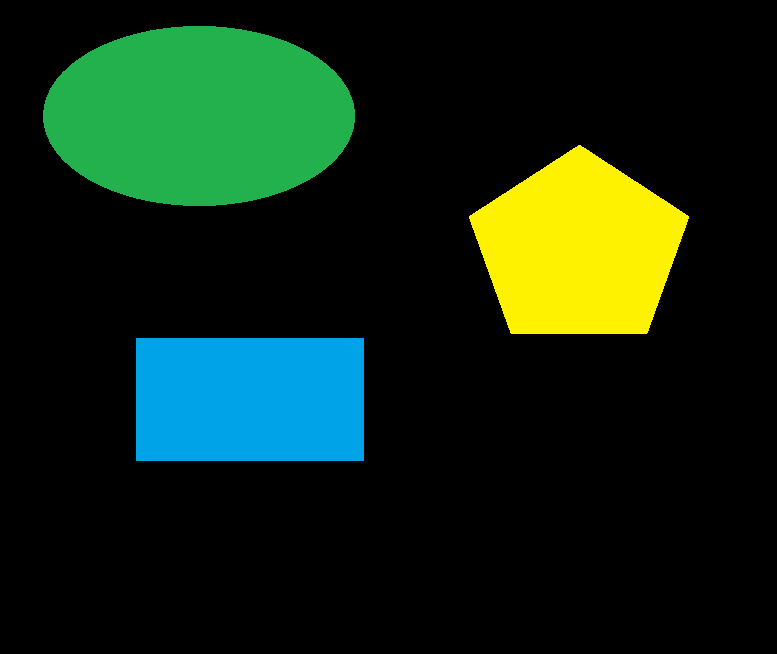
#> input picture Deep-Learning/OpenCv/PyImageSearch-tutorials/Data/Input/Image-1.png, 777 x 654 px
$ python transfer_colors.py --source Data/Input/Image-1.png --target Data/Input/Image-2.png --output out.png
#> lines starting #> are read from the running program, lines starting #| are printed output that depends on the picture; after the words box and inside, x2 and y2 are one past the last pixel; in counts of white or black regions, pixels touching at a corner belong together
import argparse
import cv2
import numpy as np

ap = argparse.ArgumentParser()
ap.add_argument("-s", "--source", required=True, help="Source image from which color needs to be transferred")
ap.add_argument("-t", "--target", required=True, help="Target image on which colors are applied")
ap.add_argument("-o", "--output", required=True, help="Path of output image")
args = vars(ap.parse_args())

def get_lab(bgr_img):
    lab_img = cv2.cvtColor(bgr_img, cv2.COLOR_BGR2LAB).astype("float32")
    # cv2.imshow("Images", np.hstack([bgr_img, lab_img]))
    l, a, b = cv2.split(lab_img)
    # print(l, a, b)
    return l, a, b

def get_lab_mean_std(bgr_img):
    l, a, b = get_lab(bgr_img)

    l_mean = np.mean(l)
    a_mean = np.mean(a)
    b_mean = np.mean(b)

    l_sd = np.std(l)
    a_sd = np.std(a)
    b_sd = np.std(b)

    return (l_mean, l_sd), (a_mean, a_sd), (b_mean, b_sd)

source_img = cv2.imread(args["source"])
#> source_img is the input picture: shape (654, 777, 3); mean B, G, R 19.4, 38.1, 17.5
target_img = cv2.imread(args["target"])
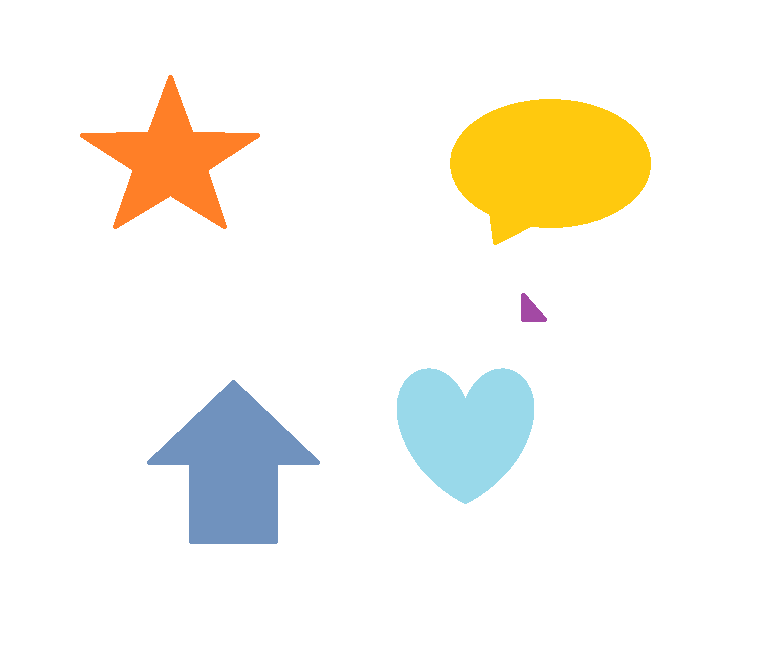
#> input picture Deep-Learning/OpenCv/PyImageSearch-tutorials/Data/Input/Image-2.png, 777 x 654 px
#> target_img is the input picture: shape (654, 777, 3); mean B, G, R 238.1, 245.8, 248.1

(s_l_mean, s_l_sd), (s_a_mean, s_a_sd), (s_b_mean, s_b_sd) = get_lab_mean_std(source_img)
#> in get_lab_mean_std, `l_mean = np.mean(l)`: l_mean = 36.56
#> in get_lab_mean_std, `a_mean = np.mean(a)`: a_mean = 121.6
#> in get_lab_mean_std, `b_mean = np.mean(b)`: b_mean = 134.3
#> in get_lab_mean_std, `l_sd = np.std(l)`: l_sd = 75.01
#> in get_lab_mean_std, `a_sd = np.std(a)`: a_sd = 16.4
#> in get_lab_mean_std, `b_sd = np.std(b)`: b_sd = 26.46
#> s_l_mean = 36.56; s_l_sd = 75.01; s_a_mean = 121.6; s_a_sd = 16.4; s_b_mean = 134.3; s_b_sd = 26.46
(t_l_mean, t_l_sd), (t_a_mean, t_a_sd), (t_b_mean, t_b_sd) = get_lab_mean_std(target_img)
#> in get_lab (call 2), `lab_img = cv2.cvtColor(bgr_img, cv2.COLOR_BGR2LAB).astype("float32")`:
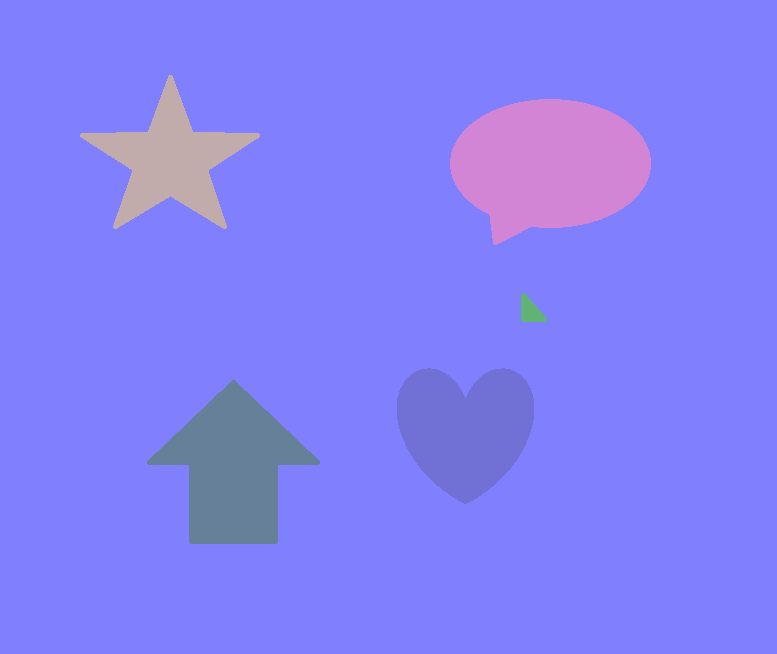
#> lab_img: shape (654, 777, 3) float32; mean B, G, R 247.9, 128.7, 131.5
#> in get_lab (call 2), `l, a, b = cv2.split(lab_img)`:
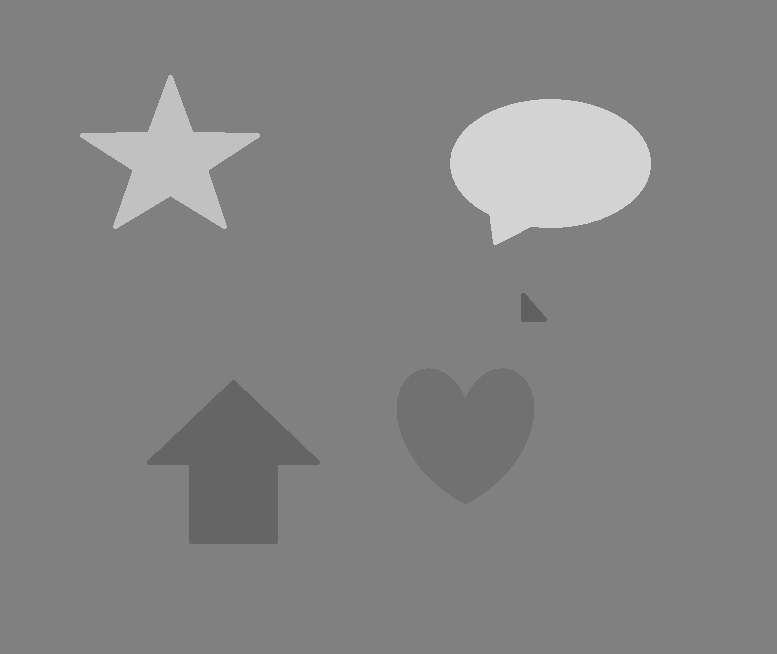
#> b: shape (654, 777) float32; min 96, max 211, mean 131.5
#> t_l_mean = 247.3; t_l_sd = 23.06; t_a_mean = 128.7; t_a_sd = 7; t_b_mean = 131.5; t_b_sd = 19.64

l, a, b = get_lab(target_img)

l -= t_l_mean
a -= t_a_mean
b -= t_b_mean
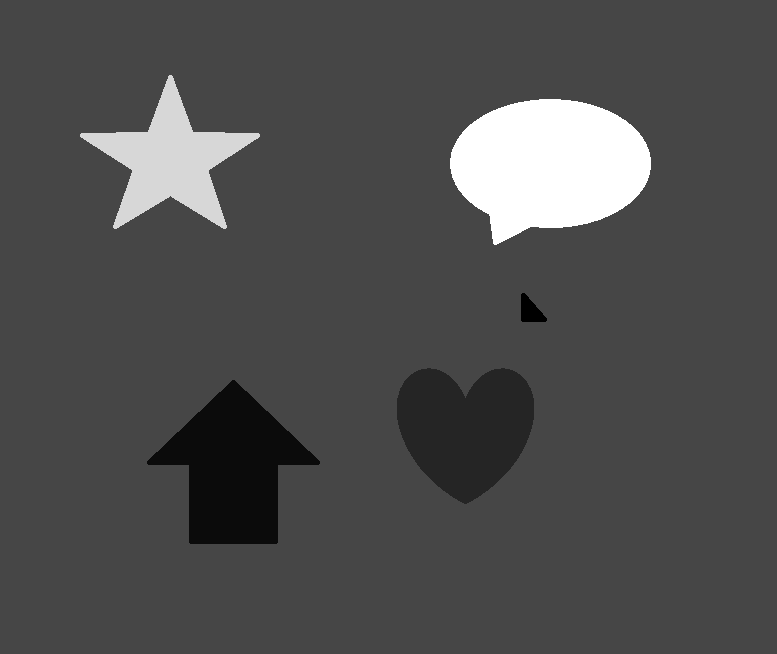
#> b: shape (654, 777) float32; min -35.54, max 79.46, mean 0; drawn with min black and max white

l *= (s_l_sd / t_l_sd)
a *= (s_a_sd / t_a_sd)
b *= (s_b_sd / t_b_sd)

# l *= (t_l_sd / s_l_sd)
# a *= (t_a_sd / s_a_sd)
# b *= (t_b_sd / s_b_sd)

l += s_l_mean
a += s_a_mean
b += s_b_mean

l = np.clip(l, 0, 255)
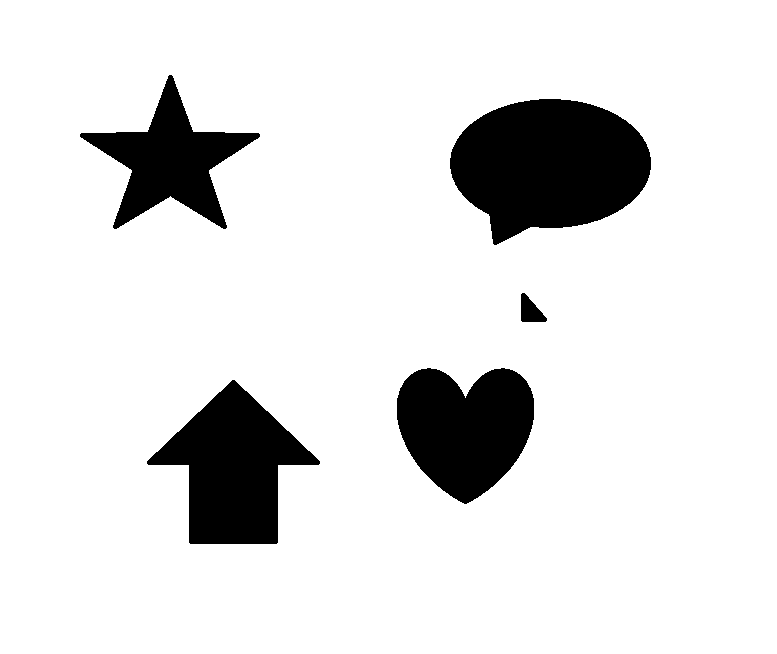
#> l: shape (654, 777) float32; values 0 (black) and 61.61 (white), 88.2% white; 5 black regions, box (x1, y1, x2, y2) and area: (450, 99, 651, 245) 20957, (147, 380, 320, 544) 14758, (397, 368, 534, 504) 13487, (80, 75, 260, 229) 10353, (521, 293, 547, 322) 465
a = np.clip(a, 0, 255)
b = np.clip(b, 0, 255)

target_img_lab = cv2.merge([l, a, b]).astype("uint8")
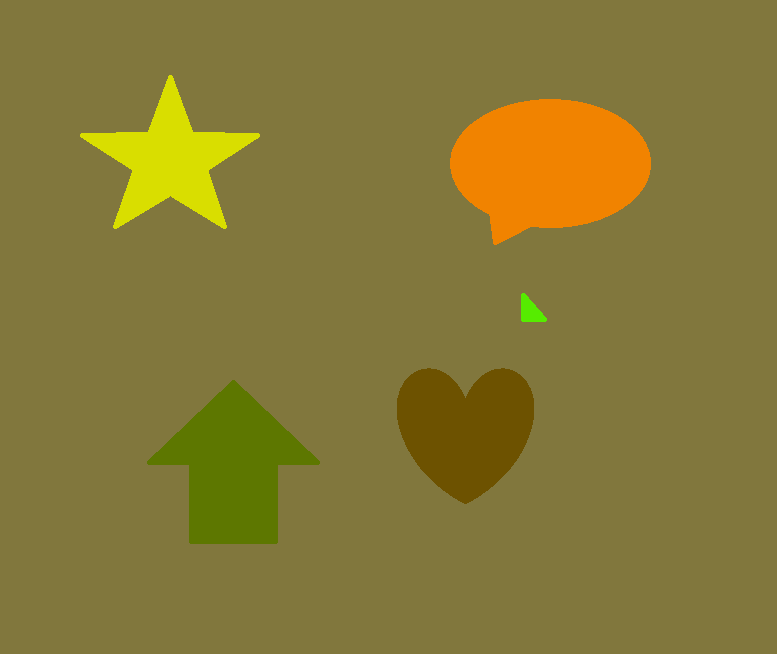
#> target_img_lab: shape (654, 777, 3); mean B, G, R 53.8, 120.7, 133.8
output = cv2.cvtColor(target_img_lab, cv2.COLOR_LAB2BGR)
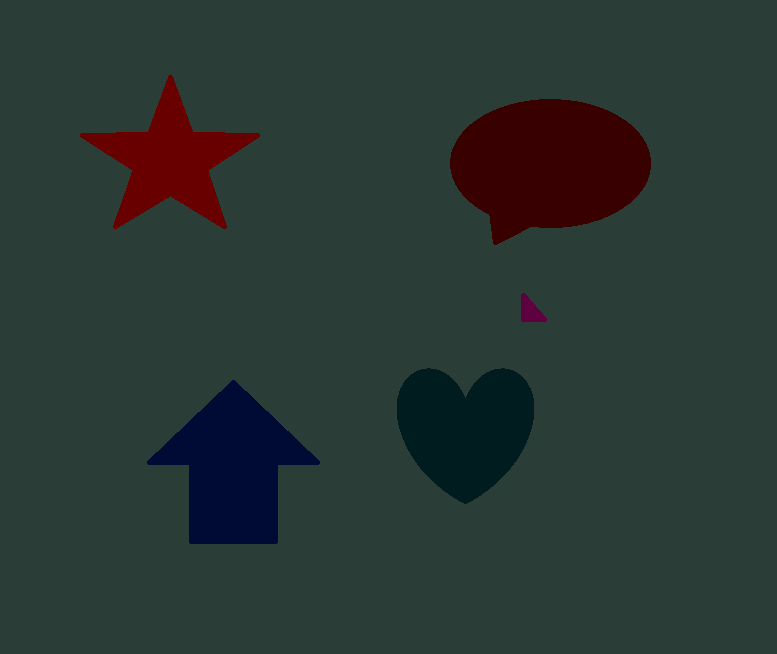
#> output: shape (654, 777, 3); mean B, G, R 50.9, 54.9, 41.6
cv2.imwrite(args["output"], output)

cv2.imshow('Output', output)
cv2.waitKey(0)
